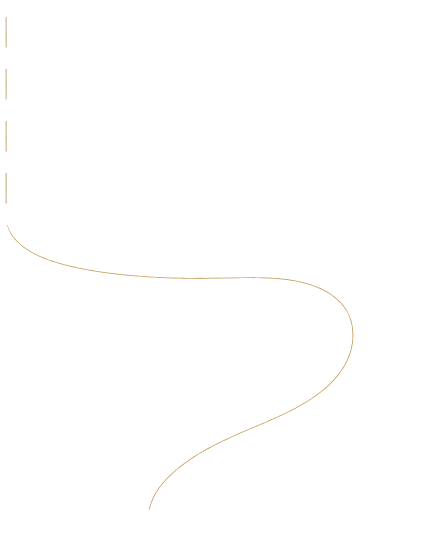
#> input picture assets/products/tailor-made-trips/journey-line.png, 879 x 1107 px (shown at 1/2 size)
$ python optimize-site-performance.py
#> lines starting #> are read from the running program, lines starting #| are printed output that depends on the picture
#!/usr/bin/env python3
"""Build lightweight responsive images and improve static HTML loading hints.

Run from the repository root. The script is intentionally conservative:
- social sharing JPEGs stay JPEG for broad crawler compatibility;
- large content JPEGs become WebP;
- only images large enough to benefit receive one 640 px mobile derivative;
- existing markup and formatting are preserved as much as possible.
"""

from __future__ import annotations

import re
from pathlib import Path
from urllib.parse import urlsplit

from PIL import Image, ImageOps


ROOT = Path(__file__).resolve().parents[1]
ASSETS = ROOT / "assets"
PHOTO_SUFFIXES = {".jpg", ".jpeg", ".png", ".webp"}
TEXT_SUFFIXES = {".html", ".css", ".js", ".json"}
MOBILE_WIDTH = 640


def save_webp(source: Path, destination: Path, max_width: int | None = None) -> None:
#> called with max_width = 1600
    with Image.open(source) as opened:
#> opened is the input picture: PIL image 879x1107 RGBA; mean R, G, B, A 249.2, 248.8, 248.5, 0.8
        image = ImageOps.exif_transpose(opened)
        if max_width and image.width > max_width:
            height = round(image.height * max_width / image.width)
            image = image.resize((max_width, height), Image.Resampling.LANCZOS)
        if image.mode not in {"RGB", "RGBA"}:
            image = image.convert("RGBA" if "transparency" in image.info else "RGB")
        destination.parent.mkdir(parents=True, exist_ok=True)
        image.save(destination, "WEBP", quality=78, method=6)


def replace_asset_references(replacements: dict[str, str]) -> None:
    for path in ROOT.rglob("*"):
        if not path.is_file() or path.suffix.lower() not in TEXT_SUFFIXES:
            continue
        if ".git" in path.parts:
            continue
        original = path.read_text(encoding="utf-8")
        updated = original
        for old, new in replacements.items():
            updated = updated.replace(old, new)
        if updated != original:
            path.write_text(updated, encoding="utf-8")


# [92 lines left out: functions resolve_image, mobile_url, add_image_hints, replace_google_fonts, not called in this run]


def main() -> None:
    replacements: dict[str, str] = {}

    # Convert large content JPEGs and the decorative journey PNG to WebP.
    conversion_candidates = [
        path
        for path in ASSETS.rglob("*")
        if path.is_file()
        and path.suffix.lower() in {".jpg", ".jpeg"}
        and not path.name.endswith("-og.jpg")
        and path.stat().st_size >= 300_000
    ]
    journey_line = ASSETS / "products/tailor-made-trips/journey-line.png"
    if journey_line.exists():
        conversion_candidates.append(journey_line)

    for source in conversion_candidates:
        destination = source.with_suffix(".webp")
        save_webp(source, destination, max_width=1600)
        replacements[source.relative_to(ROOT).as_posix()] = destination.relative_to(ROOT).as_posix()

    replace_asset_references(replacements)

    # Generate a single mobile derivative only where it saves meaningful bytes.
    responsive_widths: dict[Path, int] = {}
    for source in ASSETS.rglob("*"):
        if not source.is_file() or source.suffix.lower() not in PHOTO_SUFFIXES:
            continue
        if source.name.endswith("-og.jpg") or re.search(r"-\d+\.webp$", source.name):
            continue
        if source.stat().st_size < 180_000:
            continue
        try:
            with Image.open(source) as image:
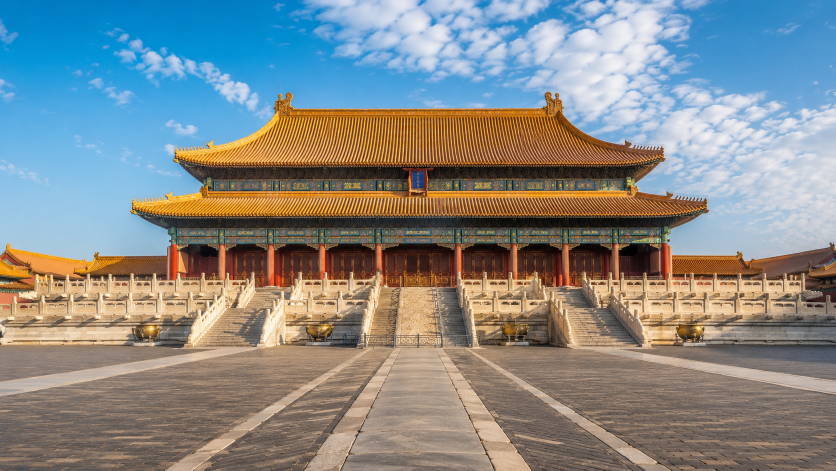
#> input picture assets/beijing.png, 1672 x 941 px (shown at 1/2 size)
#> image is the input picture: PIL image 1672x941 RGB; mean R, G, B 133.7, 138.3, 137.5
                width = image.width
#> width = 1672
        except OSError:
            continue
        if width <= 800:
            continue
        mobile = source.with_name(f"{source.stem}-{MOBILE_WIDTH}.webp")
        save_webp(source, mobile, max_width=MOBILE_WIDTH)
#> call 2 of save_webp, with max_width = 640
#> in save_webp (call 2), `image = image.resize((max_width, height), Image.Resampling.LANCZOS)`:
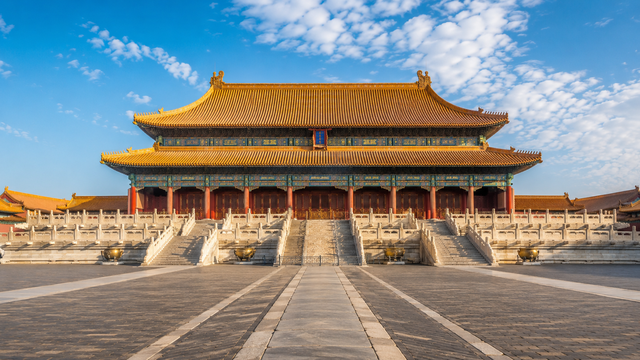
#> image: PIL image 640x360 RGB; mean R, G, B 133.7, 138.3, 137.5
        responsive_widths[source.resolve()] = width

    for html_path in ROOT.rglob("*.html"):
        if ".git" in html_path.parts:
            continue
        replace_google_fonts(html_path)
        add_image_hints(html_path, responsive_widths)

    print(f"Converted {len(conversion_candidates)} large content images to WebP.")
    print(f"Generated {len(responsive_widths)} mobile image variants.")
#| Generated 2 mobile image variants.
    print(f"Updated {len(list(ROOT.rglob('*.html')))} HTML files.")
    for old, new in sorted(replacements.items()):
        print(f"  {old} -> {new}")


if __name__ == "__main__":
    main()
